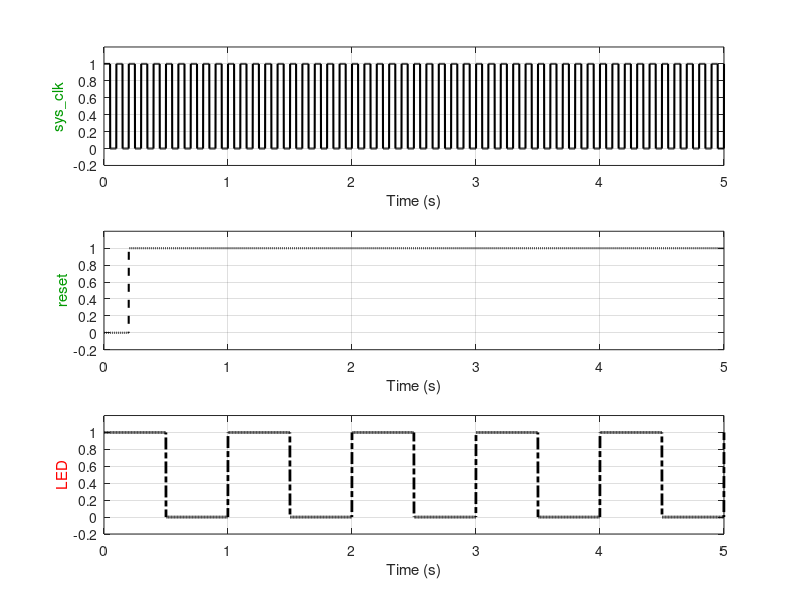

The MATLAB script that drew this image: (Note: this script raises an error after producing the figure.)

f_clk = 10;       
T_clk = 1/f_clk;  

f_led = 1;         
T_led = 1/f_led;   

t = 0:0.001:5;   

sys_clk = square(2*pi*f_clk*t, 50);
sys_clk = (sys_clk+1)/2;

led_out = square(2*pi*f_led*t, 50);
led_out = (led_out+1)/2;

sys_rst_n = ones(size(t));
sys_rst_n(t < 0.2) = 0;

figure;
subplot(3,1,1);
plot(t, sys_clk, 'k-', 'LineWidth', 1.5);
xlabel('Time (s)');
ylabel('sys\_clk', 'Color', [0 0.6 0]); 
ylim([-0.2 1.2]);
grid on;

subplot(3,1,2);
plot(t, sys_rst_n, 'k--', 'LineWidth', 1.5);
xlabel('Time (s)');
ylabel('reset', 'Color', [0 0.6 0]);    
ylim([-0.2 1.2]);
grid on;

subplot(3,1,3);
plot(t, led_out, 'k-.', 'LineWidth', 2);
xlabel('Time (s)');
ylabel('LED', 'Color', [1 0 0]);       
ylim([-0.2 1.2]);
grid on;

sgtitle('Counter', 'Color', 'k');